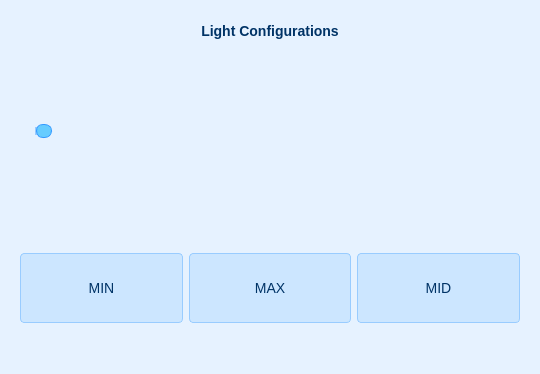
<?xml version="1.0" encoding="UTF-8"?>
<ui version="4.0">
 <class>LightConfigures</class>
 <widget class="QWidget" name="LightConfigures">
  <property name="geometry">
   <rect>
    <x>0</x>
    <y>0</y>
    <width>540</width>
    <height>374</height>
   </rect>
  </property>
  <property name="windowTitle">
   <string>Form</string>
  </property>
  <property name="styleSheet">
   <string notr="true">/* QWidget 背景与通用字体 */
QWidget {
    background-color: #e6f2ff; /* 浅蓝色背景 */
    color: #002b36;
    font-family: &quot;Segoe UI&quot;, sans-serif;
    font-size: 14px;
}

/* QLabel 标题文字 */
QLabel {
    color: #003366;
    font-weight: bold;
}

/* QPushButton 普通按钮样式 */
QPushButton {
    background-color: #cce6ff;
    border: 1px solid #99ccff;
    padding: 6px 12px;
    border-radius: 4px;
    color: #003366;
}

QPushButton:hover {
    background-color: #b3daff;
}

QPushButton:pressed {
    background-color: #99ccff;
}

/* QSlider 样式 */
QSlider::groove:horizontal {
    border: 1px solid #99ccff;
    height: 6px;
    background: #ffffff;
    border-radius: 3px;
}

QSlider::handle:horizontal {
    background: #66ccff;
    border: 1px solid #3399ff;
    width: 14px;
    height: 14px;
    margin: -4px 0;
    border-radius: 7px;
}

QSlider::add-page:horizontal {
    background: #e6f2ff;
}

QSlider::sub-page:horizontal {
    background: #99ccff;
}
</string>
  </property>
  <layout class="QVBoxLayout" name="verticalLayout">
   <item>
    <widget class="QLabel" name="label">
     <property name="maximumSize">
      <size>
       <width>16777215</width>
       <height>40</height>
      </size>
     </property>
     <property name="font">
      <font>
       <family>Segoe UI</family>
       <pointsize>-1</pointsize>
       <bold>true</bold>
      </font>
     </property>
     <property name="text">
      <string>Light Configurations</string>
     </property>
     <property name="alignment">
      <set>Qt::AlignmentFlag::AlignCenter</set>
     </property>
    </widget>
   </item>
   <item>
    <widget class="QWidget" name="widget" native="true">
     <layout class="QHBoxLayout" name="horizontalLayout">
      <item>
       <widget class="QLabel" name="light_indicator">
        <property name="text">
         <string/>
        </property>
       </widget>
      </item>
      <item>
       <widget class="QSlider" name="light_setterbar">
        <property name="orientation">
         <enum>Qt::Orientation::Horizontal</enum>
        </property>
       </widget>
      </item>
     </layout>
    </widget>
   </item>
   <item>
    <widget class="QWidget" name="widget_2" native="true">
     <layout class="QHBoxLayout" name="horizontalLayout_2">
      <item>
       <widget class="QPushButton" name="btn_set_min">
        <property name="minimumSize">
         <size>
          <width>0</width>
          <height>70</height>
         </size>
        </property>
        <property name="text">
         <string>MIN</string>
        </property>
       </widget>
      </item>
      <item>
       <widget class="QPushButton" name="btn_set_max">
        <property name="minimumSize">
         <size>
          <width>0</width>
          <height>70</height>
         </size>
        </property>
        <property name="text">
         <string>MAX</string>
        </property>
       </widget>
      </item>
      <item>
       <widget class="QPushButton" name="btn_mid">
        <property name="minimumSize">
         <size>
          <width>0</width>
          <height>70</height>
         </size>
        </property>
        <property name="text">
         <string>MID</string>
        </property>
       </widget>
      </item>
     </layout>
    </widget>
   </item>
  </layout>
 </widget>
 <resources/>
 <connections/>
</ui>
